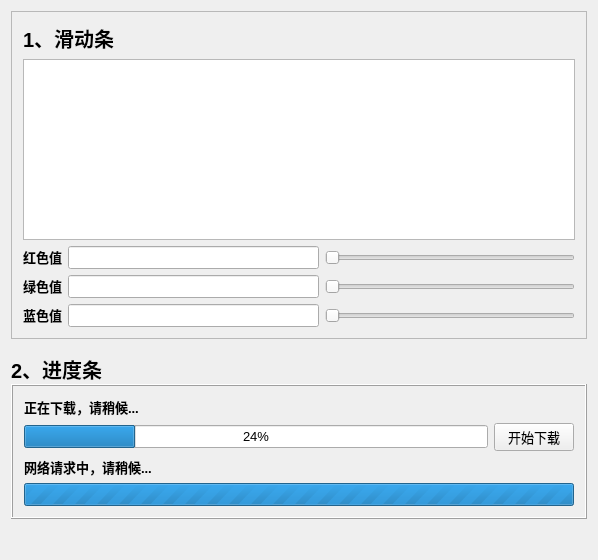
<?xml version="1.0" encoding="UTF-8"?>
<ui version="4.0">
 <class>MyWidgetClass</class>
 <widget class="QWidget" name="MyWidgetClass">
  <property name="geometry">
   <rect>
    <x>0</x>
    <y>0</y>
    <width>598</width>
    <height>560</height>
   </rect>
  </property>
  <property name="font">
   <font>
    <pointsize>10</pointsize>
   </font>
  </property>
  <property name="windowTitle">
   <string>MyWidget</string>
  </property>
  <layout class="QVBoxLayout" name="verticalLayout_8">
   <property name="spacing">
    <number>15</number>
   </property>
   <item>
    <layout class="QVBoxLayout" name="verticalLayout_2">
     <property name="spacing">
      <number>0</number>
     </property>
     <item>
      <widget class="QFrame" name="frame">
       <property name="frameShape">
        <enum>QFrame::StyledPanel</enum>
       </property>
       <property name="frameShadow">
        <enum>QFrame::Raised</enum>
       </property>
       <layout class="QVBoxLayout" name="verticalLayout">
        <item>
         <widget class="QLabel" name="label">
          <property name="sizePolicy">
           <sizepolicy hsizetype="Fixed" vsizetype="Fixed">
            <horstretch>0</horstretch>
            <verstretch>0</verstretch>
           </sizepolicy>
          </property>
          <property name="font">
           <font>
            <pointsize>15</pointsize>
            <weight>75</weight>
            <bold>true</bold>
           </font>
          </property>
          <property name="text">
           <string>1、滑动条</string>
          </property>
         </widget>
        </item>
        <item>
         <widget class="QTextEdit" name="txtColor"/>
        </item>
        <item>
         <layout class="QHBoxLayout" name="horizontalLayout">
          <item>
           <widget class="QLabel" name="label_3">
            <property name="sizePolicy">
             <sizepolicy hsizetype="Fixed" vsizetype="Fixed">
              <horstretch>0</horstretch>
              <verstretch>0</verstretch>
             </sizepolicy>
            </property>
            <property name="font">
             <font>
              <pointsize>10</pointsize>
              <weight>75</weight>
              <bold>true</bold>
             </font>
            </property>
            <property name="text">
             <string>红色值</string>
            </property>
           </widget>
          </item>
          <item>
           <widget class="QLineEdit" name="edtRed"/>
          </item>
          <item>
           <widget class="QSlider" name="sldRed">
            <property name="orientation">
             <enum>Qt::Horizontal</enum>
            </property>
           </widget>
          </item>
         </layout>
        </item>
        <item>
         <layout class="QHBoxLayout" name="horizontalLayout_2">
          <item>
           <widget class="QLabel" name="label_4">
            <property name="sizePolicy">
             <sizepolicy hsizetype="Fixed" vsizetype="Fixed">
              <horstretch>0</horstretch>
              <verstretch>0</verstretch>
             </sizepolicy>
            </property>
            <property name="font">
             <font>
              <pointsize>10</pointsize>
              <weight>75</weight>
              <bold>true</bold>
             </font>
            </property>
            <property name="text">
             <string>绿色值</string>
            </property>
           </widget>
          </item>
          <item>
           <widget class="QLineEdit" name="edtGreen"/>
          </item>
          <item>
           <widget class="QSlider" name="sldGreen">
            <property name="orientation">
             <enum>Qt::Horizontal</enum>
            </property>
           </widget>
          </item>
         </layout>
        </item>
        <item>
         <layout class="QHBoxLayout" name="horizontalLayout_3">
          <item>
           <widget class="QLabel" name="label_5">
            <property name="sizePolicy">
             <sizepolicy hsizetype="Fixed" vsizetype="Fixed">
              <horstretch>0</horstretch>
              <verstretch>0</verstretch>
             </sizepolicy>
            </property>
            <property name="font">
             <font>
              <pointsize>10</pointsize>
              <weight>75</weight>
              <bold>true</bold>
             </font>
            </property>
            <property name="text">
             <string>蓝色值</string>
            </property>
           </widget>
          </item>
          <item>
           <widget class="QLineEdit" name="edtBlue"/>
          </item>
          <item>
           <widget class="QSlider" name="sldBlue">
            <property name="orientation">
             <enum>Qt::Horizontal</enum>
            </property>
           </widget>
          </item>
         </layout>
        </item>
       </layout>
      </widget>
     </item>
    </layout>
   </item>
   <item>
    <layout class="QVBoxLayout" name="verticalLayout_7">
     <property name="spacing">
      <number>0</number>
     </property>
     <item>
      <widget class="QLabel" name="label_2">
       <property name="sizePolicy">
        <sizepolicy hsizetype="Fixed" vsizetype="Fixed">
         <horstretch>0</horstretch>
         <verstretch>0</verstretch>
        </sizepolicy>
       </property>
       <property name="font">
        <font>
         <pointsize>15</pointsize>
         <weight>75</weight>
         <bold>true</bold>
        </font>
       </property>
       <property name="text">
        <string>2、进度条</string>
       </property>
      </widget>
     </item>
     <item>
      <widget class="QFrame" name="frame_2">
       <property name="frameShape">
        <enum>QFrame::Box</enum>
       </property>
       <property name="frameShadow">
        <enum>QFrame::Raised</enum>
       </property>
       <layout class="QVBoxLayout" name="verticalLayout_6">
        <item>
         <layout class="QVBoxLayout" name="verticalLayout_3">
          <item>
           <widget class="QLabel" name="label_6">
            <property name="sizePolicy">
             <sizepolicy hsizetype="Fixed" vsizetype="Fixed">
              <horstretch>0</horstretch>
              <verstretch>0</verstretch>
             </sizepolicy>
            </property>
            <property name="font">
             <font>
              <pointsize>10</pointsize>
              <weight>75</weight>
              <bold>true</bold>
             </font>
            </property>
            <property name="text">
             <string>正在下载，请稍候...</string>
            </property>
           </widget>
          </item>
          <item>
           <layout class="QHBoxLayout" name="horizontalLayout_4">
            <item>
             <widget class="QProgressBar" name="prgDownload">
              <property name="value">
               <number>24</number>
              </property>
             </widget>
            </item>
            <item>
             <widget class="QPushButton" name="btnDownload">
              <property name="text">
               <string>开始下载</string>
              </property>
             </widget>
            </item>
           </layout>
          </item>
         </layout>
        </item>
        <item>
         <layout class="QVBoxLayout" name="verticalLayout_5">
          <item>
           <widget class="QLabel" name="label_8">
            <property name="sizePolicy">
             <sizepolicy hsizetype="Fixed" vsizetype="Fixed">
              <horstretch>0</horstretch>
              <verstretch>0</verstretch>
             </sizepolicy>
            </property>
            <property name="font">
             <font>
              <pointsize>10</pointsize>
              <weight>75</weight>
              <bold>true</bold>
             </font>
            </property>
            <property name="text">
             <string>网络请求中，请稍候...</string>
            </property>
           </widget>
          </item>
          <item>
           <widget class="QProgressBar" name="prgNetwork">
            <property name="maximum">
             <number>0</number>
            </property>
            <property name="value">
             <number>1</number>
            </property>
           </widget>
          </item>
         </layout>
        </item>
       </layout>
      </widget>
     </item>
    </layout>
   </item>
   <item>
    <spacer name="verticalSpacer">
     <property name="orientation">
      <enum>Qt::Vertical</enum>
     </property>
     <property name="sizeHint" stdset="0">
      <size>
       <width>20</width>
       <height>40</height>
      </size>
     </property>
    </spacer>
   </item>
  </layout>
 </widget>
 <layoutdefault spacing="6" margin="11"/>
 <resources/>
 <connections/>
</ui>
